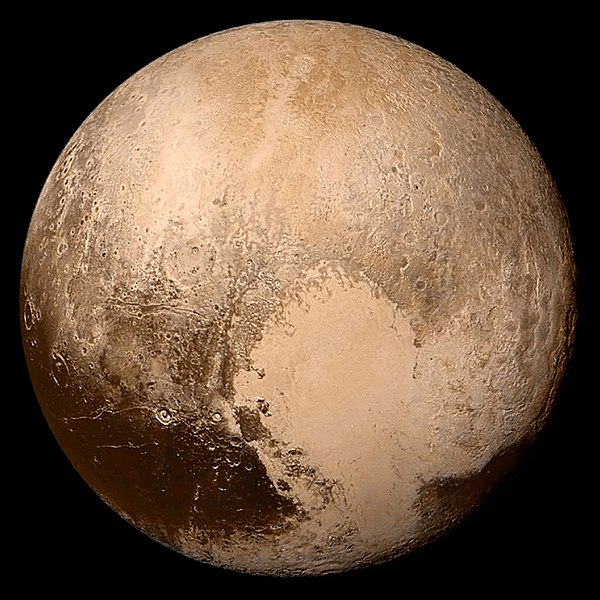
#> input picture DataSet/pluto.jpg, 600 x 600 px
$ python DIP_026.py
#> lines starting #> are read from the running program, lines starting #| are printed output that depends on the picture
import cv2
import matplotlib.pyplot as plt

im_gray = cv2.imread('DataSet/pluto.jpg', cv2.IMREAD_GRAYSCALE)
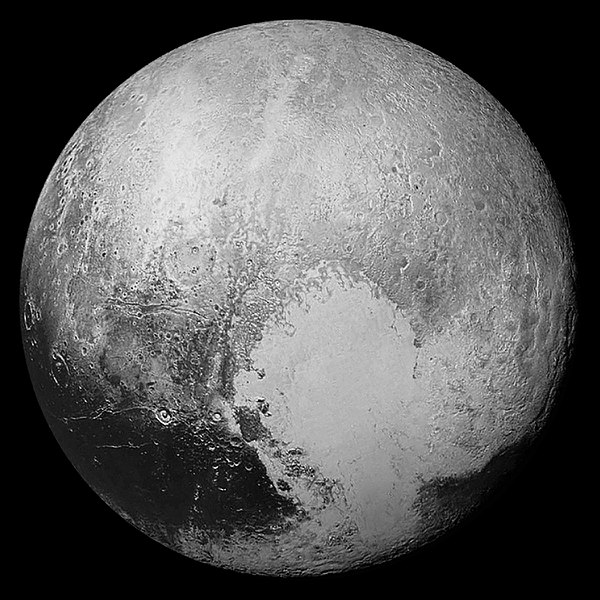
#> im_gray: shape (600, 600); min 0, max 255, mean 91.5
im_color = cv2.applyColorMap(im_gray, cv2.COLORMAP_JET)
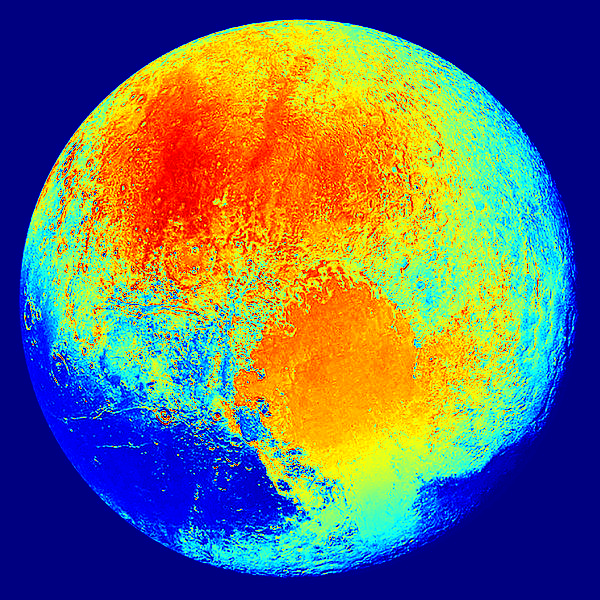
#> im_color: shape (600, 600, 3); mean B, G, R 108.3, 110.5, 103.3

plt.figure(figsize=(6, 3))
plt.subplot(121), plt.imshow(im_gray), plt.gray(), plt.title('Original')
plt.subplot(122), plt.imshow(im_color),  plt.title('Falso color')
plt.tight_layout()
plt.show()
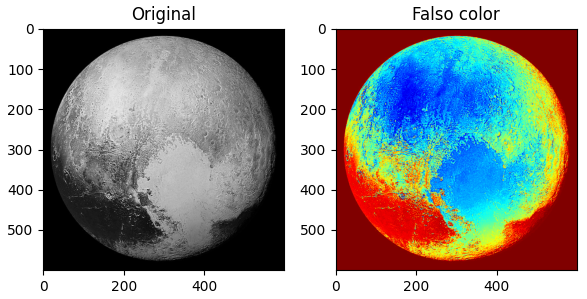
#> figure drawn by matplotlib, 2 panels; B, G, R data is drawn as R, G, B

$ run again, with DataSet/MarcaDeAgua.jpg copied over DataSet/pluto.jpg
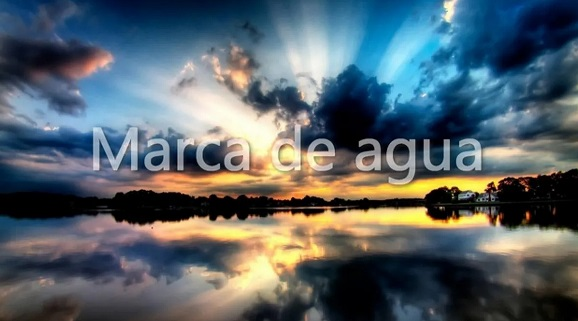
#> input picture DataSet/MarcaDeAgua.jpg, 578 x 321 px
#> `im_color = cv2.applyColorMap(im_gray, cv2.COLORMAP_JET)`:
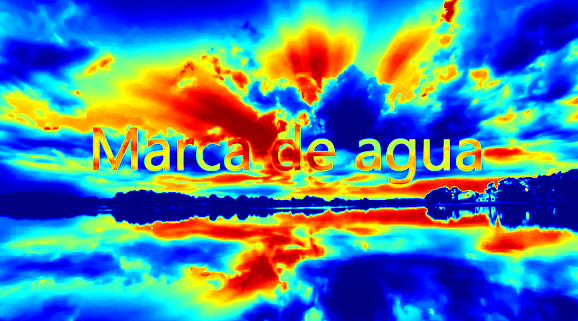
#> im_color: shape (321, 578, 3); mean B, G, R 155.1, 129.4, 81.3
#> `plt.show()`:
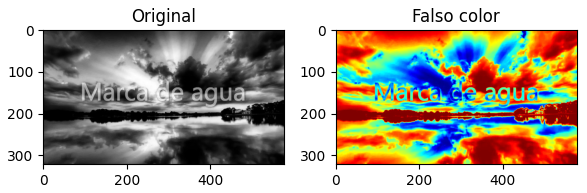
#> figure drawn by matplotlib, 2 panels; B, G, R data is drawn as R, G, B
